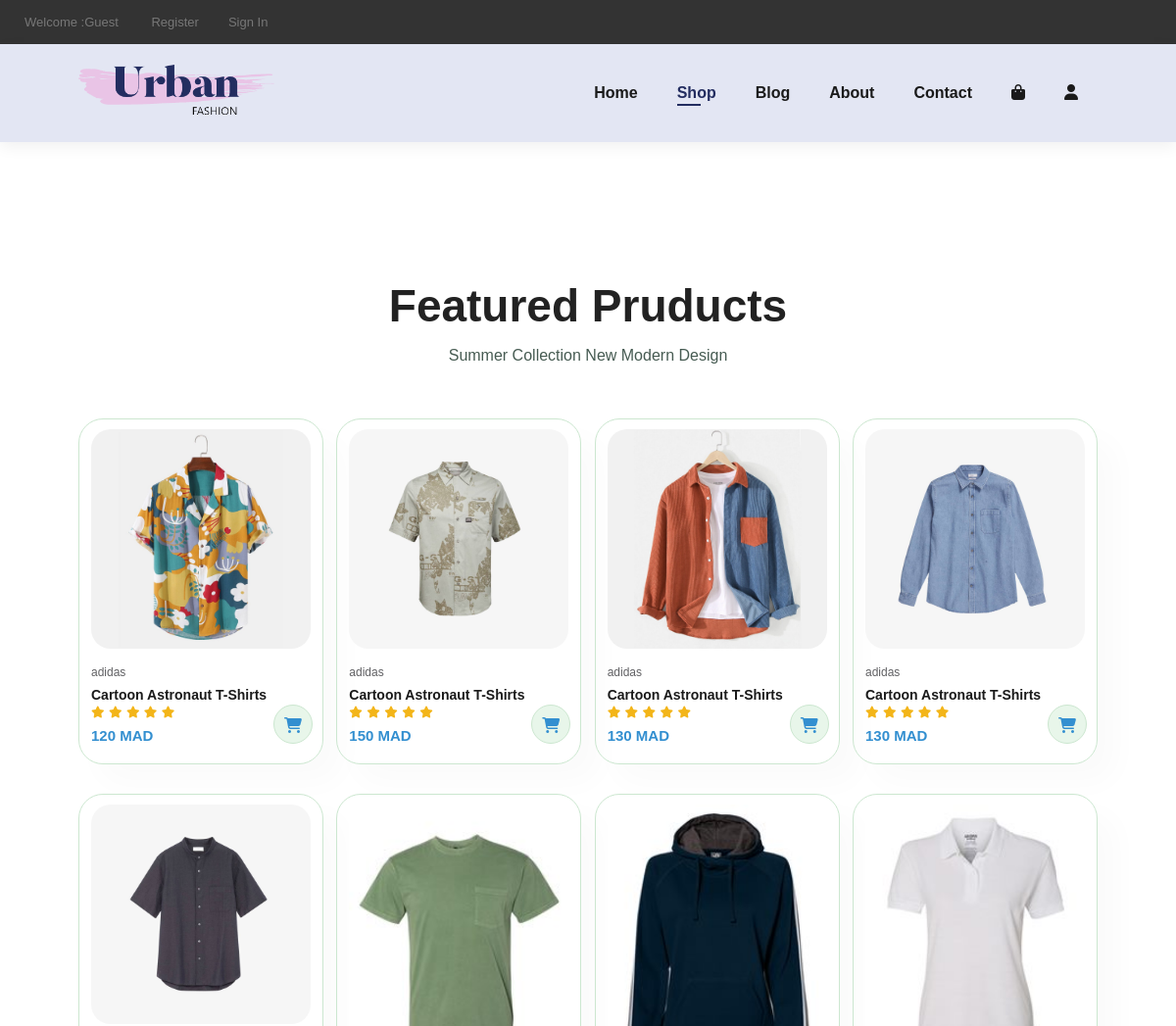
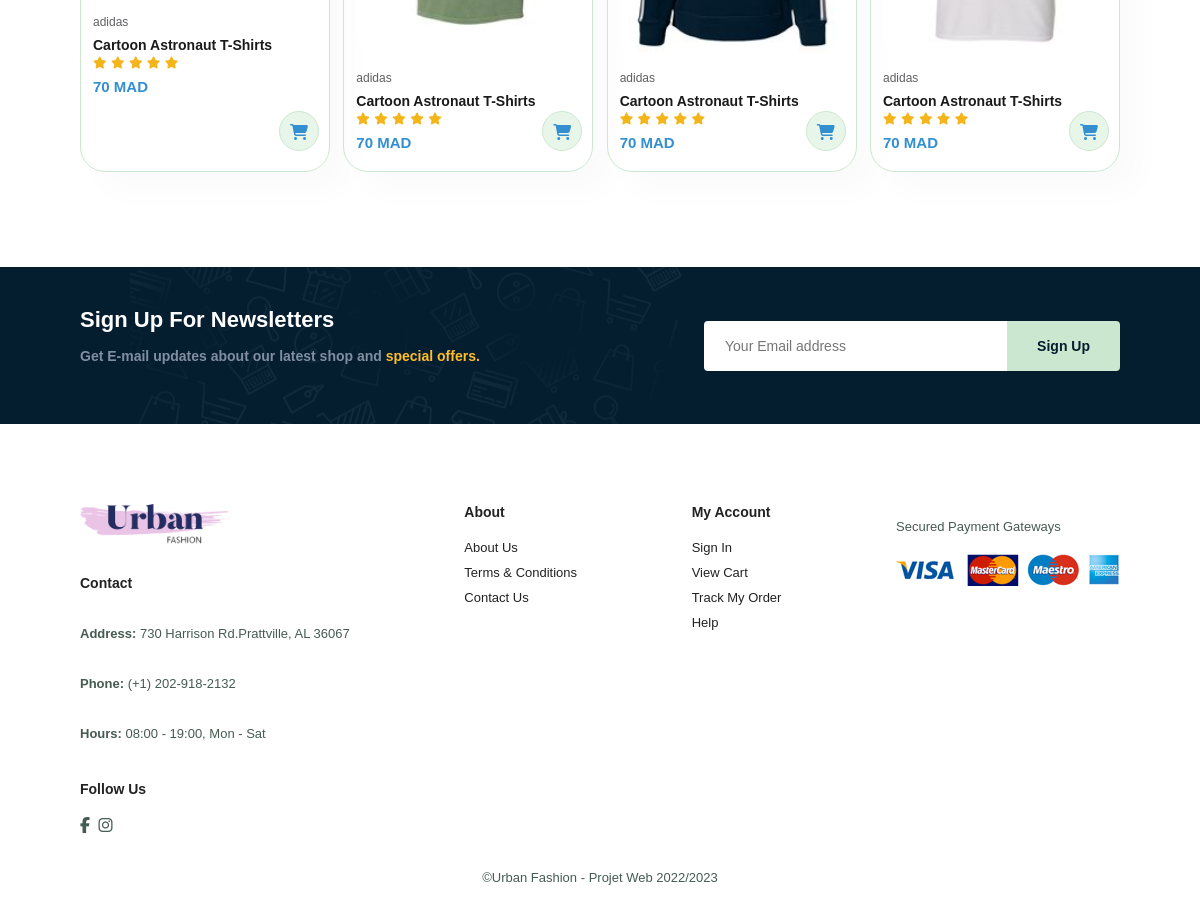
The page /sproduct.php on the database its author committed (2 pictures, top to bottom).
### tables this page shows
CREATE TABLE `products` (
  `product_id` int(10)  PRIMARY KEY NOT NULL AUTO_INCREMENT,
  `date` timestamp NOT NULL DEFAULT CURRENT_TIMESTAMP ON UPDATE CURRENT_TIMESTAMP,
  `product_title` text NOT NULL,
  `product_img1` text NOT NULL,
  `product_img2` text NOT NULL,
  `product_img3` text NOT NULL,
  `product_img4` text NOT NULL,
  `product_img5` text NOT NULL,
  `product_price` int(10) NOT NULL,
  `product_desc` text NOT NULL
);

### sproduct.php (the view, shortened to what this page needs)
<?php include "inc/db.php";
?>
<!DOCTYPE html>
<html lang="en">
<head>
    <link rel="stylesheet" href="style.css">
    <link rel="stylesheet" href="backend.css">
</head>
<body id="body" onload="changeImage()">
<?php include 'inc/topline.php';?>
    <section id="header">
        <a href="index.php"><img src="UrbanImg/logo.png" alt="" width="200px"></a>
        <div>
            <ul id="navbar">
                <li><a href="index.php">Home</a></li>
                <li><a class="active" href="shop.php">Shop</a></li>
                <li><a href="blog.php">Blog</a></li>
                <li><a href="about.php">About</a></li>
                <li><a href="contact.php">Contact</a></li>
                <li id="lg-bag"><a href="cart.php"><i class="fa-solid fa-bag-shopping"></i></a></li>
                <li id="lg-log"><a href="login.php"><i class="fa-solid fa-user"></i></a></li>
            </ul>
        </div>
</section>
        <section id="prodetails" class="section-p1">
</section>
        <section id="product1" class="section-p1">
            <h2>Featured Pruducts</h2>
            <p>Summer Collection New Modern Design</p>
            <div class="pro-container">
            <?php
        $query = "SELECT * FROM products";
        if ($result = $con->query($query)) {
            while ($row = $result->fetch_assoc()) {
                $field1name = $row["product_id"];
                $field3name = $row["product_title"];
                $field5name = $row["product_img1"];
                $field10name = $row["product_price"];
                echo"<div class='pro'  onclick=\"window.location.href='sproduct.php?id=".$field1name."'\">
                <img src='".$field5name."' alt='tt'>
                   <div class='des'>
                    <span>adidas</span>
                     <h5>".$field3name."</h5>
                       <div class='start'>
                           <i class='fas fa-star'></i>
                           <i class='fas fa-star'></i>
                           <i class='fas fa-star'></i>
                           <i class='fas fa-star'></i>
                           <i class='fas fa-star'></i>
                       </div>
                       <h4>".$field10name." MAD</h4>
                   </div>
                   <a href=''><i class='fa fa-cart-shopping cart'></i></a>
                </div>";
            }
        }
     ?>
    </div>
</section>
    <section id="newsletter" class="section-p1 section-m1">
        <div class="newstext">
            <h4>Sign Up For Newsletters</h4>
            <p>Get E-mail updates about our latest shop and <span>special offers.</span></p>
        </div>
        <div class="form">
            <input type="text" placeholder="Your Email address">
            <button class="normal">Sign Up</button>
       <?php include 'inc/footer.php'?>

### style.css (style rules this page uses)
* { margin: 0px; padding: 0px; box-sizing: border-box; font-family: 'Spartan', sans-serif; }
h2 { font-size: 46px; line-height: 54px; color: #222; }
h4 { font-size: 20px; color: #222; }
p { font-size: 16px; color: #465b52; margin: 15px 0 20px 0; }
.section-p1 { padding: 40px 80px; }
.section-m1 { margin: 40px 0; }
button.normal { font-size: 14px; font-weight: 600; padding: 15px 30px; color: #000; background-color: #fff; border-radius: 4px; cursor: pointer; border: none; outline: none; transition: 0.2s; }
body { width: 100%; }
#header { display: flex; align-items: center; justify-content: space-between; padding: 20px 80px; background: #E3E6F3; box-shadow: 0 5px 15px rgb(0, 0, 0, 0.06); z-index: 999; position: sticky; top: 0; left: 0; height: 100px; }
#navbar { display: flex; align-items: center; justify-content: center; }
#navbar li { list-style: none; padding: 0 20px; position: relative; }
#navbar li a { text-decoration: none; font-size: 16px; font-weight: 600; color: #1a1a1a; transition: 0.3s ease; }
#navbar li a:hover, #navbar li a.active { color: #232d60; }
#navbar li a.active::after, #navbar li a:hover::after { content: ""; width: 30%; height: 2px; background: #232d60; position: absolute; bottom: -4px; left: 20px; }
#product1 { text-align: center; }
#product1 .pro-container { display: flex; justify-content: space-between; padding-top: 20px; flex-wrap: wrap; }
#product1 .pro { width: 23%; min-width: 250px; padding: 10px 12px; border: 1px solid #cce7d0; border-radius: 25px; cursor: pointer; box-shadow: 20px 20px 30px rgb(0, 0, 0, 0.02); margin: 15px 0; position: relative; }
#product1 .pro img { width: 100%; border-radius: 20px; }
#product1 .pro .des { text-align: start; padding: 10px 0; }
#product1 .pro .des span { color: #606063; font-size: 12px; }
#product1 .pro .des h5 { padding-top: 7px; color: #1a1a1a; font-size: 14px; }
#product1 .pro .des i { font-size: 12px; color: rgb(243, 181, 25); }
#product1 .pro .des h4 { padding-top: 7px; font-size: 15px; font-weight: 700; color: #338fd0; }
#product1 .pro .cart { width: 40px; height: 40px; line-height: 40px; border-radius: 50px; background-color: #e8f6ea; font-weight: 600; color: #338fd0; border: 1px solid #cce7d0; position: absolute; bottom: 20px; right: 10px; }
#newsletter { display: flex; justify-content: space-between; flex-wrap: wrap; align-items: center; background-image: url("img/banner/b14.png"); background-repeat: no-repeat; background-position: 20% 30%; background-color: #041e30; }
#newsletter h4 { font-size: 22px; font-weight: 700; color: #fff; }
#newsletter p { font-size: 14px; font-weight: 600; color: #818ea0; }
#newsletter p span { color: #ffbd27; }
#newsletter .form { display: flex; width: 40%; }
#newsletter input { height: 50px; padding: 0 20px; font-size: 14px; width: 100%; border: 1px solid transparent; border-radius: 4px; outline: none; border-top-right-radius: 0; border-bottom-right-radius: 0; }
#newsletter button { background-color: #cce7d0; color: #041e30; white-space: nowrap; border-top-left-radius: 0; border-bottom-left-radius: 0; }
#prodetails { display: flex; margin-top: 20px; }

### rows shown on the page
products: product_img1 (picture), product_title "Cartoon Astronaut T-Shirts", product_price "120"
products: product_img1 (picture), product_title "Cartoon Astronaut T-Shirts", product_price "150"
products: product_img1 (picture), product_title "Cartoon Astronaut T-Shirts", product_price "130"
products: product_img1 (picture), product_title "Cartoon Astronaut T-Shirts", product_price "130"
products: product_img1 (picture), product_title "Cartoon Astronaut T-Shirts", product_price "70"
products: product_img1 (picture), product_title "Cartoon Astronaut T-Shirts", product_price "70"
products: product_img1 (picture), product_title "Cartoon Astronaut T-Shirts", product_price "70"
products: product_img1 (picture), product_title "Cartoon Astronaut T-Shirts", product_price "70"
